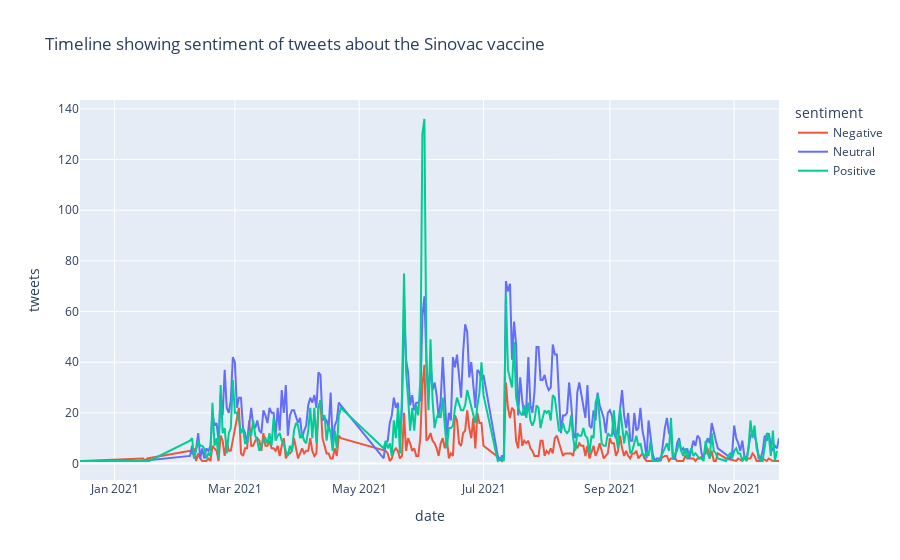

Notebook code cell kept with this figure:
### Markdown cell above
#### Sinovac

### Code cell
sinovac = filtered_timeline(df_tweets, 'sinovac', title='Sinovac')

### Figure 1 — Plotly figure (JSON) as saved in the notebook; plotly's stock layout.template omitted (floating-point values rounded to 4 significant figures; data arrays with more than 128 entries replaced by an {"elided": "..."} marker saying what was removed)
{"data": [{"hovertemplate": "sentiment=Negative<br>date=%{x}<br>tweets=%{y}<extra></extra>", "legendgroup": "Negative", "line": {"color": "#EF553B", "dash": "solid"}, "marker": {"symbol": "circle"}, "mode": "lines", "name": "Negative", "orientation": "v", "showlegend": true, "type": "scatter", "x": {"elided": "242 str values"}, "xaxis": "x", "y": {"elided": "242 int values"}, "yaxis": "y"}, {"hovertemplate": "sentiment=Neutral<br>date=%{x}<br>tweets=%{y}<extra></extra>", "legendgroup": "Neutral", "line": {"color": "#636EFA", "dash": "solid"}, "marker": {"symbol": "circle"}, "mode": "lines", "name": "Neutral", "orientation": "v", "showlegend": true, "type": "scatter", "x": {"elided": "264 str values"}, "xaxis": "x", "y": {"elided": "264 int values"}, "yaxis": "y"}, {"hovertemplate": "sentiment=Positive<br>date=%{x}<br>tweets=%{y}<extra></extra>", "legendgroup": "Positive", "line": {"color": "#00CC96", "dash": "solid"}, "marker": {"symbol": "circle"}, "mode": "lines", "name": "Positive", "orientation": "v", "showlegend": true, "type": "scatter", "x": {"elided": "261 str values"}, "xaxis": "x", "y": {"elided": "261 int values"}, "yaxis": "y"}], "layout": {"legend": {"title": {"text": "sentiment"}, "tracegroupgap": 0}, "title": {"text": "Timeline showing sentiment of tweets about the Sinovac vaccine"}, "xaxis": {"anchor": "y", "domain": [0, 1], "title": {"text": "date"}}, "yaxis": {"anchor": "x", "domain": [0, 1], "title": {"text": "tweets"}}}}
